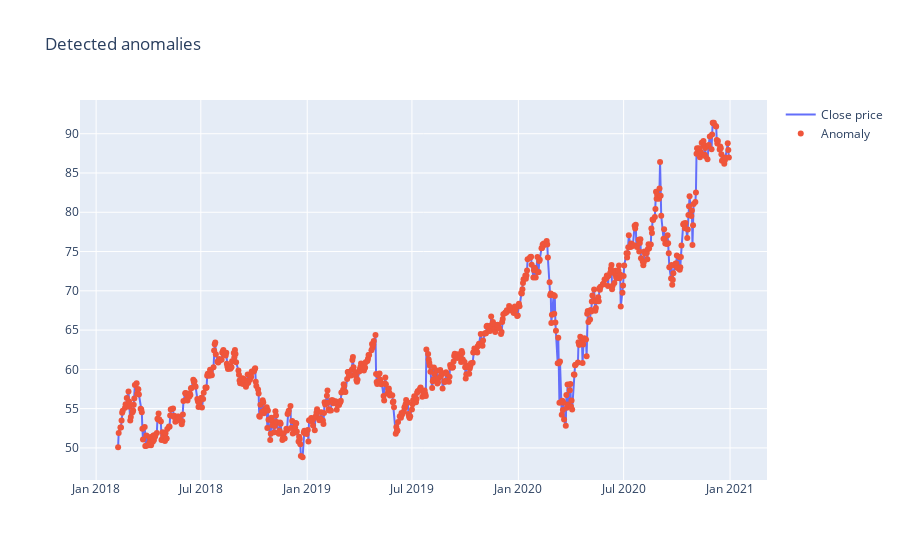

This figure's notebook cell:
### Code cell
close_prices = anomaly_df['Close'].values.reshape(-1, 1)

fig = go.Figure()
fig.add_trace(go.Scatter(x=anomaly_df['Date'], y=scaler.inverse_transform(close_prices).flatten(), name='Close price'))
fig.add_trace(go.Scatter(x=anomalies['Date'], y=scaler.inverse_transform(anomalies[['Close']]).flatten(), mode='markers', name='Anomaly'))
fig.update_layout(showlegend=True, title='Detected anomalies')
fig.show()

### Figure 1 — Plotly figure (JSON) as saved in the notebook; plotly's stock layout.template omitted (floating-point values rounded to 4 significant figures; data arrays with more than 128 entries replaced by an {"elided": "..."} marker saying what was removed)
{"data": [{"name": "Close price", "type": "scatter", "x": {"elided": "729 str values"}, "y": {"elided": "729 float values"}}, {"mode": "markers", "name": "Anomaly", "type": "scatter", "x": {"elided": "729 str values"}, "y": {"elided": "729 float values"}}], "layout": {"showlegend": true, "title": {"text": "Detected anomalies"}}}
